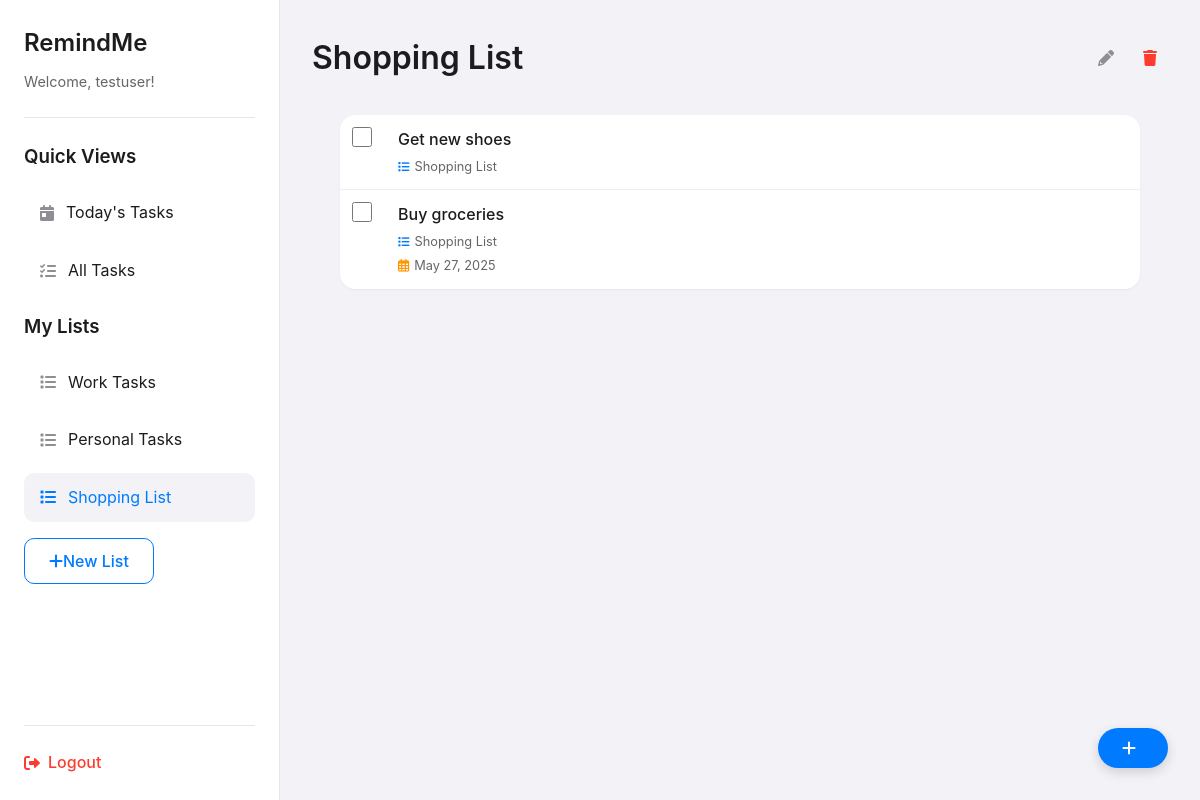
Page /dashboard.php?view=list&list_id=3 (signed in) on the committed database.
### tables this page shows
CREATE TABLE IF NOT EXISTS lists (
    id INT PRIMARY KEY AUTO_INCREMENT,
    user_id INT NOT NULL,
    title VARCHAR(255) NOT NULL,
    created_at TIMESTAMP DEFAULT CURRENT_TIMESTAMP,
    FOREIGN KEY (user_id) REFERENCES users(id) ON DELETE CASCADE
);

CREATE TABLE IF NOT EXISTS tasks (
    id INT PRIMARY KEY AUTO_INCREMENT,
    list_id INT NOT NULL,
    title VARCHAR(255) NOT NULL,
    status ENUM('pending', 'completed') DEFAULT 'pending',
    due_date DATETIME NULL,
    created_at TIMESTAMP DEFAULT CURRENT_TIMESTAMP,
    FOREIGN KEY (list_id) REFERENCES lists(id) ON DELETE CASCADE
);

### dashboard.php (the view, shortened to what this page needs)
<?php
include 'includes/db.php';
$user_id = $_SESSION['user_id'];
$username = $_SESSION['username'];
$view = $_GET['view'] ?? 'all';
$current_list_id = isset($_GET['list_id']) ? (int)$_GET['list_id'] : 0;
$stmt = $pdo->prepare("SELECT * FROM lists WHERE user_id = ? ORDER BY created_at DESC");
$stmt->execute([$user_id]);
$lists = $stmt->fetchAll();
$tasks = [];
$current_list_title = '';
switch ($view) {
    default:
        if ($current_list_id) {
            foreach ($lists as $list) {
                if ($list['id'] == $current_list_id) {
                    $current_list_title = $list['title'];
                    break;
                }
            }
            $stmt = $pdo->prepare("
                SELECT t.*, l.title as list_title
                FROM tasks t
                JOIN lists l ON t.list_id = l.id
                WHERE t.list_id = ?
                ORDER BY t.status, t.due_date ASC
            ");
            $stmt->execute([$current_list_id]);
            $tasks = $stmt->fetchAll();
        }
}
?>
<!DOCTYPE html>
<html lang="en">
<head>
    <link rel="stylesheet" href="assets/css/style.css">
    <link rel="stylesheet" href="https://cdnjs.cloudflare.com/ajax/libs/font-awesome/6.0.0-beta3/css/all.min.css">
</head>
<body class="ios-style">
    <div class="app-container">
        <div class="sidebar">
            <div class="sidebar-header">
                <h2>RemindMe</h2>
                <p>Welcome, <?php echo htmlspecialchars($username); ?>!</p>
            </div>
            <div class="lists-container">
                <h3>Quick Views</h3>
                <ul class="lists-menu">
                    <li class="<?php echo $view === 'today' ? 'active' : ''; ?>">
                        <a href="dashboard.php?view=today">
                            <i class="fas fa-calendar-day"></i>
                            Today's Tasks
                        </a>
                    </li>
                    <li class="<?php echo $view === 'all' ? 'active' : ''; ?>">
                        <a href="dashboard.php?view=all">
                            <i class="fas fa-tasks"></i>
                            All Tasks
                        </a>
                    </li>
                </ul>
                <h3>My Lists</h3>
                <ul class="lists-menu">
                    <?php foreach ($lists as $list): ?>
                        <li class="<?php echo $list['id'] == $current_list_id && $view === 'list' ? 'active' : ''; ?>">
                            <a href="dashboard.php?view=list&list_id=<?php echo $list['id']; ?>">
                                <i class="fas fa-list"></i>
                                <?php echo htmlspecialchars($list['title']); ?>
                            </a>
                        </li>
                    <?php endforeach; ?>
                </ul>
                <button id="add-list-btn" class="ios-button secondary">
                    <i class="fas fa-plus"></i> New List
                </button>
            </div>
            <div class="sidebar-footer">
                <a href="includes/logout.php" class="logout-btn">
                    <i class="fas fa-sign-out-alt"></i> Logout
                </a>
            </div>
        </div>
        <div class="main-content">
            <div class="content-header">
                <h1><?php echo htmlspecialchars($current_list_title); ?></h1>
                <?php if ($view === 'list' && $current_list_id): ?>
                    <div class="list-actions">
                        <button class="ios-icon-button" id="edit-list-btn" data-list-id="<?php echo $current_list_id; ?>">
                            <i class="fas fa-pencil-alt"></i>
                        </button>
                        <button class="ios-icon-button danger" id="delete-list-btn" data-list-id="<?php echo $current_list_id; ?>">
                            <i class="fas fa-trash"></i>
                        </button>
                    </div>
                <?php endif; ?>
            </div>
            <div class="tasks-container">
                <?php if (!empty($tasks)): ?>
                    <div class="tasks-list">
                        <?php foreach ($tasks as $task): ?>
                            <div class="task-item <?php echo $task['status'] === 'completed' ? 'completed' : ''; ?>" data-task-id="<?php echo $task['id']; ?>">
                                <div class="task-checkbox">
                                    <input type="checkbox" <?php echo $task['status'] === 'completed' ? 'checked' : ''; ?>>
                                </div>
                                <div class="task-content">
                                    <div class="task-title"><?php echo htmlspecialchars($task['title']); ?></div>
                                    <div class="task-list-name">
                                        <i class="fas fa-list"></i>
                                        <?php echo htmlspecialchars($task['list_title']); ?>
                                    </div>
                                    <?php if ($task['due_date']): ?>
                                        <div class="task-due-date">
                                            <i class="far fa-calendar-alt"></i>
                                            <?php echo date('M j, Y', strtotime($task['due_date'])); ?>
                                        </div>
                                    <?php endif; ?>
                                </div>
                            </div>
                        <?php endforeach; ?>
                    </div>
                <?php endif; ?>
                <?php if ($view === 'list'): ?>
                    <button id="add-task-btn" class="ios-button primary floating-btn">
                        <i class="fas fa-plus"></i>
                    </button>
                <?php endif; ?>
            </div>
        </div>
    </div>
</body>
</html>

### assets/css/style.css (style rules this page uses)
* { margin: 0; padding: 0; box-sizing: border-box; font-family: -apple-system, BlinkMacSystemFont, 'Segoe UI', Roboto, Oxygen, Ubuntu, Cantarell, 'Open Sans', 'Helvetica Neue', sans-serif; }
body.ios-style { background-color: #f2f2f7; color: #1c1c1e; line-height: 1.6; }
h1, h2, h3, h4, h5, h6 { font-weight: 600; color: #1c1c1e; }
.ios-button { text-align: center; display: inline-flex; align-items: center; justify-content: center; padding: 0.75rem 1.5rem; border-radius: 10px; border: none; font-size: 1rem; font-weight: 500; cursor: pointer; transition: all 0.2s ease; text-decoration: none; }
.ios-button.primary { background-color: #007aff; color: white; }
.ios-button.secondary { background-color: transparent; color: #007aff; border: 1px solid #007aff; }
.ios-button.floating-btn { position: fixed; bottom: 2rem; right: 2rem; width: 56px; height: 56px; border-radius: 50%; box-shadow: 0 4px 12px rgba(0, 0, 0, 0.15); padding: 0; font-size: 1.5rem; z-index: 100; }
.ios-button.floating-btn i { margin-right: 0; font-size: 1.4rem; }
.ios-icon-button { background: none; border: none; color: #8e8e93; font-size: 1rem; cursor: pointer; padding: 0.5rem; border-radius: 50%; width: 36px; height: 36px; display: inline-flex; align-items: center; justify-content: center; transition: all 0.2s ease; }
.ios-icon-button.danger { color: #ff3b30; }
.app-container { display: flex; min-height: 100vh; }
.sidebar { width: 280px; background-color: white; border-right: 1px solid #e5e5ea; padding: 1.5rem; display: flex; flex-direction: column; }
.sidebar-header { padding-bottom: 1.5rem; border-bottom: 1px solid #e5e5ea; margin-bottom: 1.5rem; }
.sidebar-header h2 { font-size: 1.5rem; margin-bottom: 0.5rem; }
.sidebar-header p { color: #666; font-size: 0.9em; margin-top: 5px; }
.lists-container { flex: 1; }
.lists-menu { list-style: none; margin: 1rem 0; }
.lists-menu li { margin-bottom: 0.5rem; }
.lists-menu li a { display: flex; align-items: center; padding: 0.75rem 1rem; border-radius: 10px; color: #1c1c1e; text-decoration: none; transition: all 0.2s ease; }
.lists-menu li a i { margin-right: 0.75rem; color: #8e8e93; }
.lists-menu li.active a { background-color: #f2f2f7; color: #007aff; }
.lists-menu li.active a i { color: #007aff; }
.sidebar-footer { margin-top: auto; padding-top: 1.5rem; border-top: 1px solid #e5e5ea; }
.logout-btn { display: flex; align-items: center; color: #ff3b30; text-decoration: none; font-weight: 500; }
.logout-btn i { margin-right: 0.5rem; }
.main-content { flex: 1; padding: 2rem; background-color: #f2f2f7; }
.content-header { display: flex; justify-content: space-between; align-items: center; margin-bottom: 2rem; }
.list-actions { display: flex; gap: 0.5rem; }
.tasks-container { max-width: 800px; margin: 0 auto; }
.tasks-list { background-color: white; border-radius: 16px; overflow: hidden; box-shadow: 0 1px 3px rgba(0, 0, 0, 0.05); }
.task-item { display: flex; align-items: flex-start; padding: 12px; border-bottom: 1px solid #eee; background: white; transition: background-color 0.2s; }
.task-item:last-child { border-bottom: none; }
.task-checkbox { margin-right: 1rem; }
.task-checkbox input { width: 20px; height: 20px; accent-color: #007aff; cursor: pointer; }
.task-content { flex: 1; min-width: 0; padding: 0 10px; }
.task-title { font-weight: 500; margin-bottom: 2px; }
.task-due-date { font-size: 0.8em; color: #666; margin-top: 4px; display: flex; align-items: center; gap: 5px; }
.task-due-date i { color: #FF9500; }
.task-list-name { font-size: 0.8em; color: #666; margin-top: 4px; display: flex; align-items: center; gap: 5px; }
.task-list-name i { font-size: 0.9em; color: #007AFF; }
@media (min-width: 768px) { .ios-button.floating-btn { width: auto; height: auto; border-radius: 25px; padding: 12px 24px; font-size: 1rem; } }
@media (min-width: 768px) { .ios-button.floating-btn i { margin-right: 8px; font-size: 1rem; } }

### rows in the picture
lists: title "Work Tasks"
lists: title "Personal Tasks"
lists: title "Shopping List"
tasks: title "Get new shoes", list.title "Shopping List"
tasks: title "Buy groceries", list.title "Shopping List", due_date "May 27, 2025"

### other values in the picture
$username "testuser"
